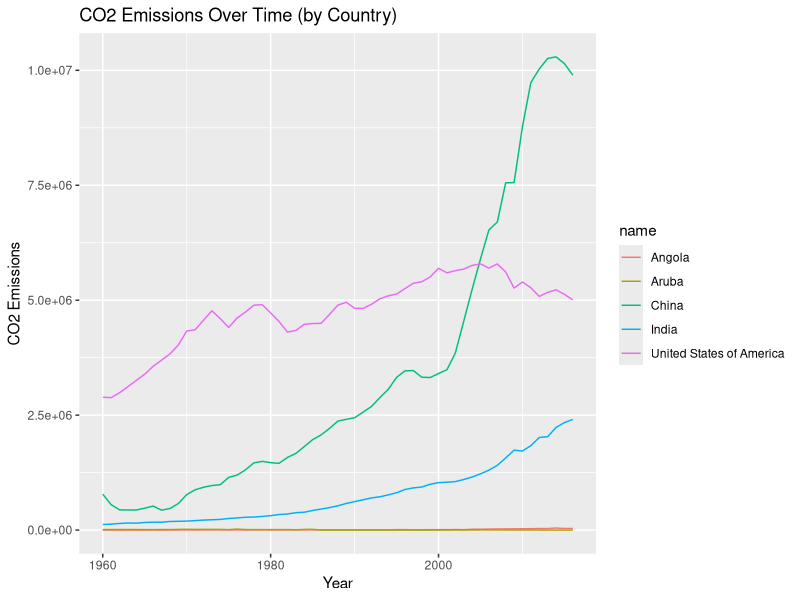
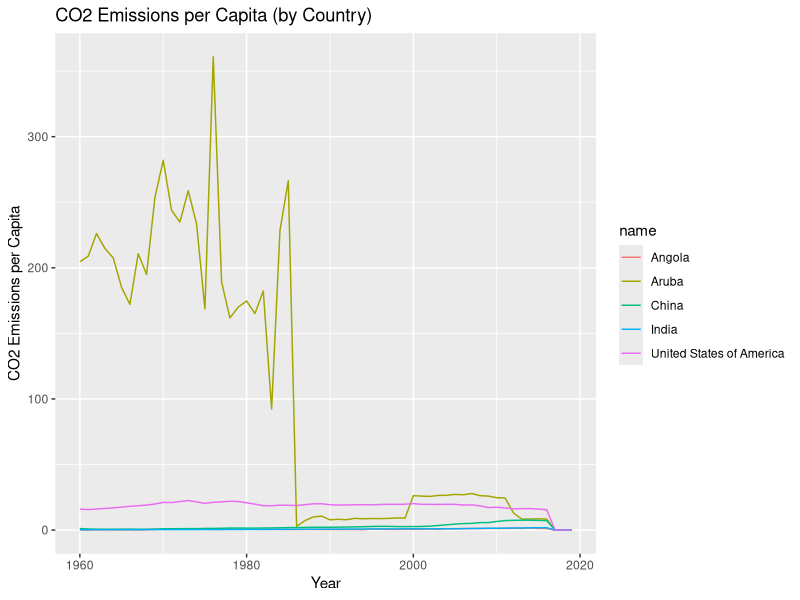
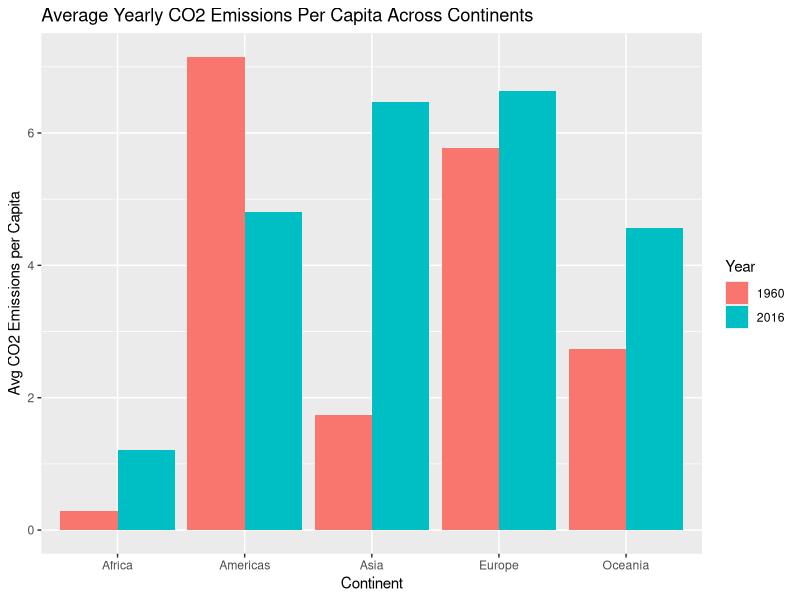
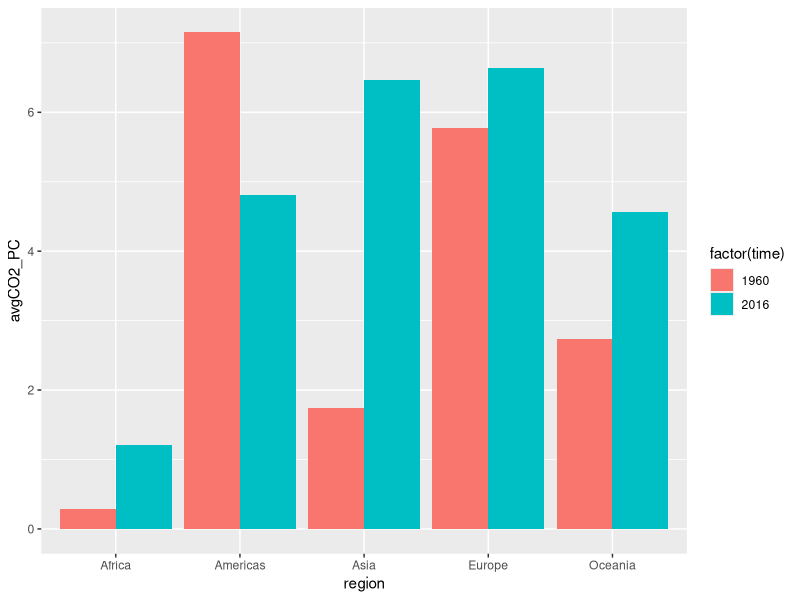
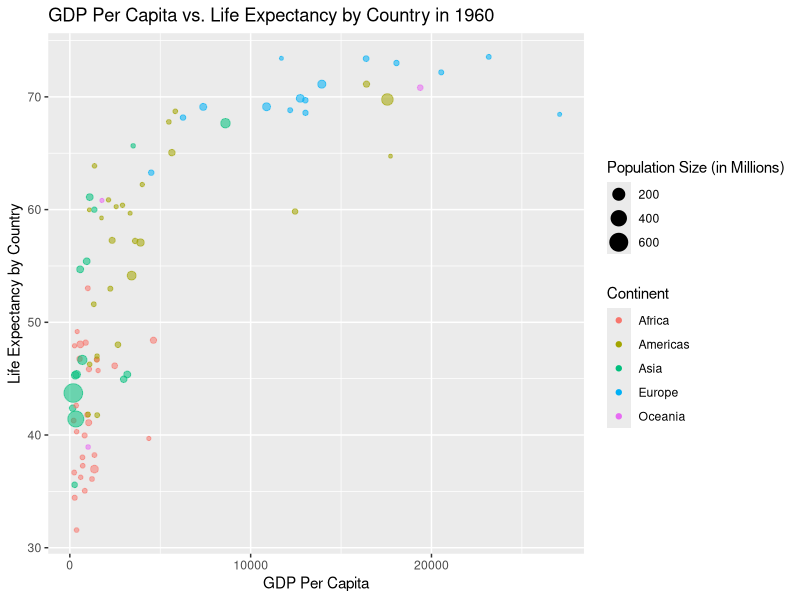
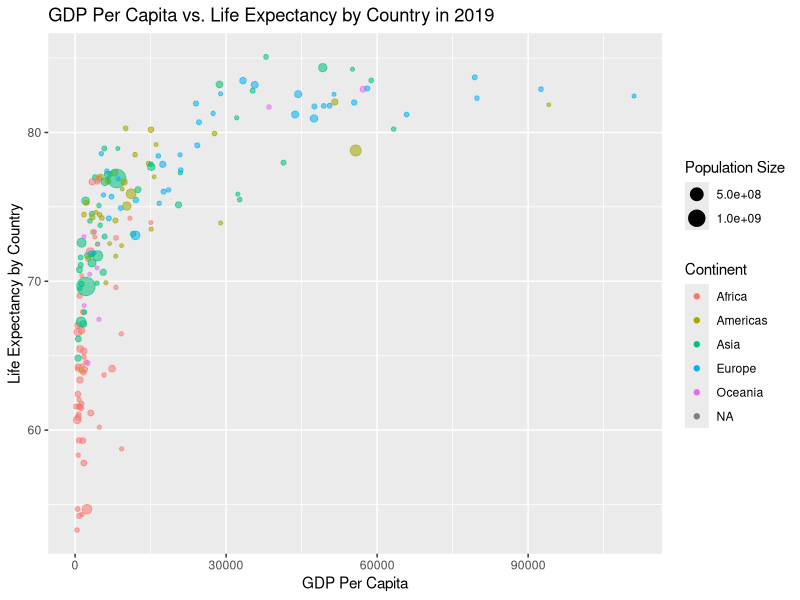
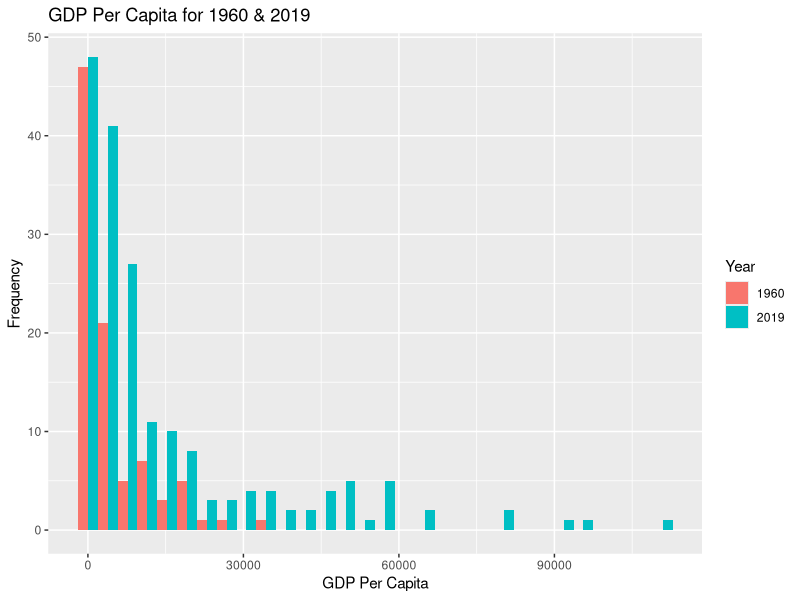

Reproduce these figures in R, in order.
## ---- chunk 1
  library(tidyverse)
  library(readr)
  library(ggplot2)
  library(dplyr)
  file <- read_delim("gapminder.csv")
## ---- chunk 2
  file %>%
    dim()
## ---- chunk 3
  file %>%
    sample_n(5)
## ---- chunk 4
file %>%
  summarize(uniqueByIso3 = n_distinct(iso3), uniqueByIso2 = n_distinct(iso2), 
            uniqueByName = n_distinct(name))
## ---- chunk 5
print("There are NA values or empty values being accounted for, which is messing up the numbers.")
## ---- chunk 6
file %>%
  filter(!is.na(iso2), !is.na(name))  %>%
  group_by(iso2)  %>%
  summarize(num = n_distinct(name)) %>%
  arrange(desc(num))
## ---- chunk 7
file %>%
  filter(!is.na(iso3), !is.na(name)) %>%
  group_by(name)  %>%
  summarize(num = n_distinct(iso3)) %>%
  arrange(desc(num))
## ---- chunk 8
  file %>%
    filter(!is.na(time)) %>%
    summarize(minYear = min(time), maxYear = max(time))
## ---- chunk 9
missingCO2 <- file %>%
  group_by(time) %>%
  summarize(total = sum(is.na(co2))) %>%
  arrange(rank(desc(total)))

missingCO2 %>%
  top_n(10)
## ---- chunk 10
missingCO2_PC <- file %>%
  group_by(time) %>%
  summarize(total = sum(is.na(co2_PC))) %>%
  arrange(rank(desc(total)))

missingCO2_PC %>%
  top_n(10)
## ---- chunk 11
overtime <- file %>%
  filter(name == "China" | name == "India" | name == "United States of America" | name == "Aruba" | name == "Angola", !is.na(co2), !is.na(name)) %>%
  select(name, time, co2) %>%
  group_by(time) 
  
ggplot(overtime, aes(x = time, y = co2, col = name)) +
  geom_line() +
  xlab("Year") + 
  ylab("CO2 Emissions") +
  ggtitle("CO2 Emissions Over Time (by Country)")
## ---- chunk 12
by_country <- file %>%
  filter(name == "China" | name == "India" | name == "United States of America" | name == "Aruba" | name == "Angola") %>%
  group_by(name, time) %>%
  summarize(co2_pc = sum(co2_PC, na.rm=TRUE))

ggplot(by_country, aes(x = time, y = co2_pc, col = name)) +
    geom_line() +
    xlab("Year") + 
    ylab("CO2 Emissions per Capita") +
    ggtitle("CO2 Emissions per Capita (by Country)")
## ---- chunk 13
file %>%
  filter(time %in% c(1960, 2016), !is.na(region), !is.na(co2_PC)) %>%
  group_by(time, region) %>%
  summarize(avgCO2_PC = mean(co2_PC)) %>%
  ggplot(aes(x = region, y = avgCO2_PC, fill=factor(time))) +
  geom_col(position = "dodge") +
    labs(title = "Average Yearly CO2 Emissions Per Capita Across Continents", 
         x = "Continent", y = "Avg CO2 Emissions per Capita") + 
    scale_fill_discrete(name = "Year")
## ---- chunk 14
file %>%
  filter(!is.na(region), !is.na(co2), time == 1960 | time == 2016) %>%
  filter(region != "") %>%
  group_by(region, time) %>%
  mutate(avgCO2_PC = mean(co2_PC)) %>%
  ggplot(aes(x = region, y = avgCO2_PC, fill = factor(time))) +
  geom_bar(stat = 'identity', position = 'dodge')
## ---- chunk 15
file %>%
  filter(!is.na(co2_PC), !is.na(name),!is.na(region), time == "2016") %>%
  group_by(region, name) %>%
  summarize(avg_CO2 = mean(co2_PC)) %>%
  arrange(rank(desc(region))) %>%
  group_by(region) %>%
  select(region, name, avg_CO2) %>%
  top_n(3) 
## ---- chunk 16
file %>%
  filter(!is.na(co2_PC), !is.na(name),!is.na(region), time == "2016") %>%
  group_by(region, name) %>%
  summarize(avg_CO2 = mean(co2_PC)) %>%
  arrange(rank(desc(region))) %>%
  group_by(region) %>%
  select(region, name, avg_CO2) %>%
  top_n(-3) 

print(" I went with 2016 since 2019 data is missing.")
## ---- chunk 17
variables <- file %>%
  filter(time == 1960, !is.na(GDP_PC), !is.na(lifeExpectancy)) %>%
  group_by(GDP_PC, lifeExpectancy) %>% 
  summarize(x = GDP_PC, y = lifeExpectancy, z = region, a = totalPopulation/1000000) 

ggplot(variables, aes(x = GDP_PC, y = lifeExpectancy)) +
   geom_point(aes(color = z, size = a, alpha = 0.5)) +
  labs(title = "GDP Per Capita vs. Life Expectancy by Country in 1960", 
         x = "GDP Per Capita", y = "Life Expectancy by Country") +
         guides(color = guide_legend(title = "Continent"), size = guide_legend(title = "Population Size (in Millions)"), alpha = "none")
## ---- chunk 18
variables <- file %>%
  filter(time == 2019, !is.na(GDP_PC), !is.na(lifeExpectancy)) %>%
  group_by(GDP_PC, lifeExpectancy) %>% 
  summarize(x = GDP_PC, y = lifeExpectancy, z = region, a = totalPopulation) 

ggplot(variables, aes(x = GDP_PC, y = lifeExpectancy)) +
   geom_point(aes(color = z, size = a, alpha = 0.5)) +
  labs(title = "GDP Per Capita vs. Life Expectancy by Country in 2019", 
         x = "GDP Per Capita", y = "Life Expectancy by Country") +
         guides(color = guide_legend(title = "Continent"), size = guide_legend(title = "Population Size"), alpha = "none")
## ---- chunk 19
file %>%
  group_by(region) %>%
  filter(time == 1960, !is.na(lifeExpectancy), !is.na(region)) %>%
  summarize(avg_lifeExpectancy = mean(lifeExpectancy))
## ---- chunk 20
file %>%
  group_by(region) %>%
  filter(time == 2019, !is.na(lifeExpectancy), !is.na(region)) %>%
  summarize(avg_lifeExpectancy = mean(lifeExpectancy))
## ---- chunk 21
file %>%
  group_by(region) %>%
  filter(!is.na(lifeExpectancy), !is.na(region)) %>%  
  summarize(avgLE = mean(lifeExpectancy)) %>%
  mutate(prev = lag(avgLE, default = 0, order_by = region), growth = avgLE - prev) 
## ---- chunk 22
hist <- file %>%
  filter(time == 1960 | time == 2019, !is.na(GDP_PC))

ggplot(hist, aes(x=GDP_PC, fill = as.factor(time)))+
  geom_histogram(position='dodge') +
  guides(fill = guide_legend(title = "Year")) +
  ggtitle("GDP Per Capita for 1960 & 2019") +
  labs(x = "GDP Per Capita", y = "Frequency")
## ---- chunk 23
rank1 <- file %>%
  select(name, time, lifeExpectancy) %>%
  filter(time == 1960, !is.na(lifeExpectancy), name != "") %>%
  arrange(rank(desc(lifeExpectancy))) %>%
  summarize(US_Rank = which(name == "United States of America"))
## ---- chunk 24
rank2 <- file %>%
  select(name, time, lifeExpectancy) %>%
  filter(time == 2019, !is.na(lifeExpectancy), name != "") %>%
  arrange(rank(desc(lifeExpectancy))) %>%
  summarize(US_Rank = which(name == "United States of America"))
## ---- chunk 25
file %>%
  filter(time == 1960, !is.na(lifeExpectancy), name != "") %>%
  summarize(numCountries = n_distinct(name), rank = rank1/numCountries)
## ---- chunk 26
file %>%
  filter(time == 2019, !is.na(lifeExpectancy), name != "") %>%
  summarize(numCountries = n_distinct(name), rank = rank1/numCountries)
## ---- chunk 27
print("I spent about 20 hours on this assignment.")
